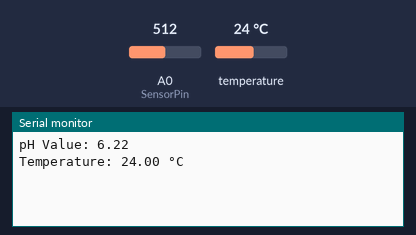
Recording of a sketch running on a simulated Arduino Uno, built with avr-gcc and run on an emulated ATmega328P. Shown: the last lines printed to the serial monitor. Inputs (shaded band) come from the test bench; at power-on: temperature 24 °C, A0 (SensorPin) = 512.

Above: at 2.5 s.
2.6 s: temperature set to 12 °C
At 3.2 s:
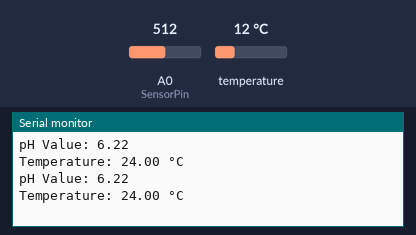
5.0 s: A0 (SensorPin) set to 716
At 7.0 s:
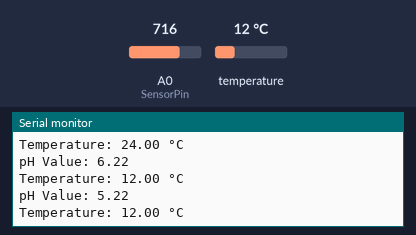
7.4 s: temperature set to 19 °C
At 8.3 s:
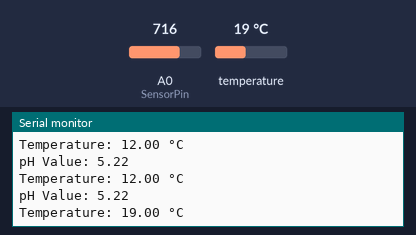
9.8 s: A0 (SensorPin) set to 900
At 12.1 s:
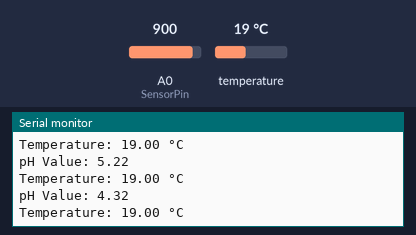
Timing chart, 0 to 13.2 s (numbered marks = the images above; inputs shaded):
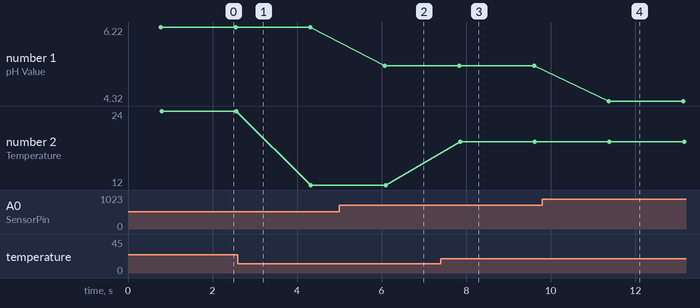

The sketch:

ph_temp_sensor.ino
```cpp
#include <OneWire.h>
#include <DallasTemperature.h>

// pH Sensor Definitions
#define SensorPin A0      // pH sensor connected to analog pin A0
#define Offset -0.78      // Calibration offset for pH sensor
const float calibrationFactor = 1.0;  // Adjust based on your sensor calibration

// DS18B20 Temperature Sensor Definitions
#define ONE_WIRE_BUS 2     // DS18B20 data pin connected to digital pin 2
OneWire oneWire(ONE_WIRE_BUS);
DallasTemperature sensors(&oneWire);

// Global variables
float voltage, pHValue;

void setup() {
  Serial.begin(9600); // Initialize serial communication
  pinMode(SensorPin, INPUT);

  // Start the DS18B20 sensor library
  sensors.begin();


}

void loop() {
  // Read pH value
  pHValue = readpHSensor();

  // Read temperature value
  float temperatureC = readTemperature();

  // Print sensor data to Serial Monitor
  Serial.print("pH Value: ");
  Serial.println(pHValue);
  Serial.print("Temperature: ");
  Serial.print(temperatureC);
  Serial.println(" °C");

  // Delay before the next reading (adjust as needed)
  delay(1000);
}

// Function to read pH sensor value
float readpHSensor() {
  int sensorValue = analogRead(SensorPin);  // Read analog value from pH sensor
  voltage = sensorValue * (5.0 / 1023.0);     // Convert the analog reading to voltage
  // Calculate pH value (modify equation if your sensor's behavior differs)
  float calculatedpH = 7.0 + ((2.5 - voltage) * calibrationFactor) + Offset;
  return calculatedpH;
}

// Function to read temperature from DS18B20 sensor
float readTemperature() {
  sensors.requestTemperatures();                     // Request temperature measurement
  float temp = sensors.getTempCByIndex(0);           // Get temperature in Celsius from sensor 0

  // Check if sensor reading is valid


  return temp;
}
```

Measured:
- after the input at 5.0 s, the serial monitor: prints a new line after 1.1 s (image 2)
- after the input at 7.4 s, the serial monitor: prints a new line after 0.46 s (image 3)
- after the input at 9.8 s, the serial monitor: prints a new line after 1.6 s (image 4)
- plotted number 1: 6.22 → 5.22 after the input at 5.0 s, 5.22 → 4.32 after the input at 9.8 s
- plotted number 2: 24 → 12 after the input at 2.6 s, 12 → 19 after the input at 7.4 s
